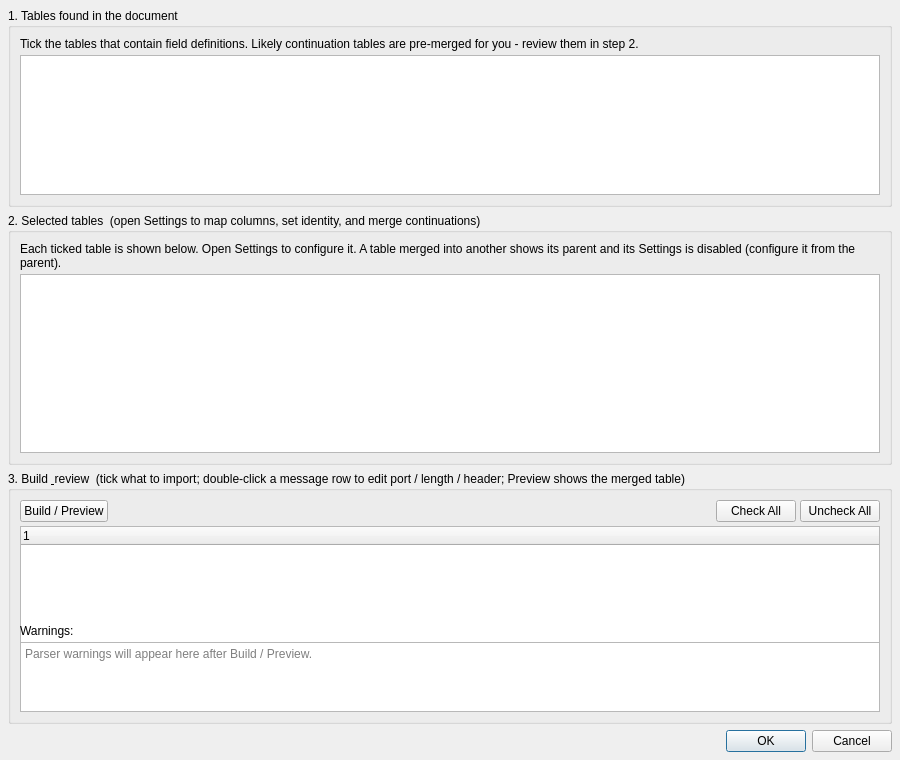
<?xml version="1.0" encoding="UTF-8"?>
<ui version="4.0">
 <class>IcdImportDialog</class>
 <widget class="QDialog" name="IcdImportDialog">
  <property name="geometry"><rect><x>0</x><y>0</y><width>900</width><height>760</height></rect></property>
  <property name="windowTitle"><string>Import ICD (Word .docx)</string></property>
  <layout class="QVBoxLayout" name="rootLayout" stretch="0,1,2,0">
   <property name="spacing"><number>6</number></property>
   <property name="leftMargin"><number>8</number></property>
   <property name="topMargin"><number>8</number></property>
   <property name="rightMargin"><number>8</number></property>
   <property name="bottomMargin"><number>8</number></property>
   <item>
    <widget class="QGroupBox" name="gTables">
     <property name="title"><string>1. Tables found in the document</string></property>
     <layout class="QVBoxLayout" name="lTables">
      <property name="spacing"><number>4</number></property>
      <item>
       <widget class="QLabel" name="lblTablesHint">
        <property name="text"><string>Tick the tables that contain field definitions. Likely continuation tables are pre-merged for you - review them in step 2.</string></property>
        <property name="wordWrap"><bool>true</bool></property>
       </widget>
      </item>
      <item>
       <widget class="QListWidget" name="lstTables">
        <property name="maximumSize"><size><width>16777215</width><height>140</height></size></property>
       </widget>
      </item>
     </layout>
    </widget>
   </item>
   <item>
    <widget class="QGroupBox" name="gSelected">
     <property name="title"><string>2. Selected tables  (open Settings to map columns, set identity, and merge continuations)</string></property>
     <layout class="QVBoxLayout" name="lSelected">
      <property name="spacing"><number>4</number></property>
      <item>
       <widget class="QLabel" name="lblSelectedHint">
        <property name="text"><string>Each ticked table is shown below. Open Settings to configure it. A table merged into another shows its parent and its Settings is disabled (configure it from the parent).</string></property>
        <property name="wordWrap"><bool>true</bool></property>
       </widget>
      </item>
      <item>
       <widget class="QTableWidget" name="tblSelected">
        <property name="minimumSize"><size><width>0</width><height>120</height></size></property>
        <property name="editTriggers"><set>QAbstractItemView::NoEditTriggers</set></property>
        <property name="selectionBehavior"><enum>QAbstractItemView::SelectRows</enum></property>
       </widget>
      </item>
     </layout>
    </widget>
   </item>
   <item>
    <widget class="QGroupBox" name="gBuildReview">
     <property name="title"><string>3. Build &amp; review  (tick what to import; double-click a message row to edit port / length / header; Preview shows the merged table)</string></property>
     <layout class="QVBoxLayout" name="lBuildReview" stretch="0,1,0,0">
      <property name="spacing"><number>4</number></property>
      <item>
       <layout class="QHBoxLayout" name="lTop">
        <item><widget class="QPushButton" name="btnBuild"><property name="text"><string>Build / Preview</string></property></widget></item>
        <item><spacer name="topSpacer"><property name="orientation"><enum>Qt::Horizontal</enum></property><property name="sizeHint" stdset="0"><size><width>40</width><height>20</height></size></property></spacer></item>
        <item><widget class="QPushButton" name="btnAll"><property name="text"><string>Check All</string></property></widget></item>
        <item><widget class="QPushButton" name="btnNone"><property name="text"><string>Uncheck All</string></property></widget></item>
       </layout>
      </item>
      <item>
       <widget class="QTreeWidget" name="tree">
        <property name="minimumSize"><size><width>0</width><height>140</height></size></property>
        <column><property name="text"><string notr="true">1</string></property></column>
       </widget>
      </item>
      <item>
       <widget class="QLabel" name="lblWarnings"><property name="text"><string>Warnings:</string></property></widget>
      </item>
      <item>
       <widget class="QPlainTextEdit" name="txtWarnings">
        <property name="maximumSize"><size><width>16777215</width><height>70</height></size></property>
        <property name="readOnly"><bool>true</bool></property>
        <property name="placeholderText"><string>Parser warnings will appear here after Build / Preview.</string></property>
       </widget>
      </item>
     </layout>
    </widget>
   </item>
   <item>
    <widget class="QDialogButtonBox" name="buttonBox"><property name="orientation"><enum>Qt::Horizontal</enum></property><property name="standardButtons"><set>QDialogButtonBox::Cancel|QDialogButtonBox::Ok</set></property></widget>
   </item>
  </layout>
 </widget>
 <resources/>
 <connections/>
</ui>
